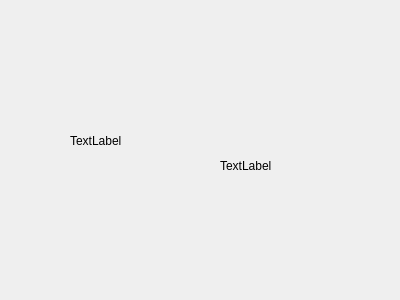
<?xml version="1.0" encoding="UTF-8"?>
<ui version="4.0">
 <class>LoginWidget</class>
 <widget class="QWidget" name="LoginWidget">
  <property name="geometry">
   <rect>
    <x>0</x>
    <y>0</y>
    <width>400</width>
    <height>300</height>
   </rect>
  </property>
  <property name="windowTitle">
   <string>Widget</string>
  </property>
  <widget class="QLabel" name="label">
   <property name="geometry">
    <rect>
     <x>70</x>
     <y>110</y>
     <width>71</width>
     <height>61</height>
    </rect>
   </property>
   <property name="text">
    <string>TextLabel</string>
   </property>
  </widget>
  <widget class="QLabel" name="label_2">
   <property name="geometry">
    <rect>
     <x>220</x>
     <y>120</y>
     <width>121</width>
     <height>91</height>
    </rect>
   </property>
   <property name="text">
    <string>TextLabel</string>
   </property>
  </widget>
 </widget>
 <layoutdefault spacing="6" margin="11"/>
 <resources/>
 <connections/>
</ui>
